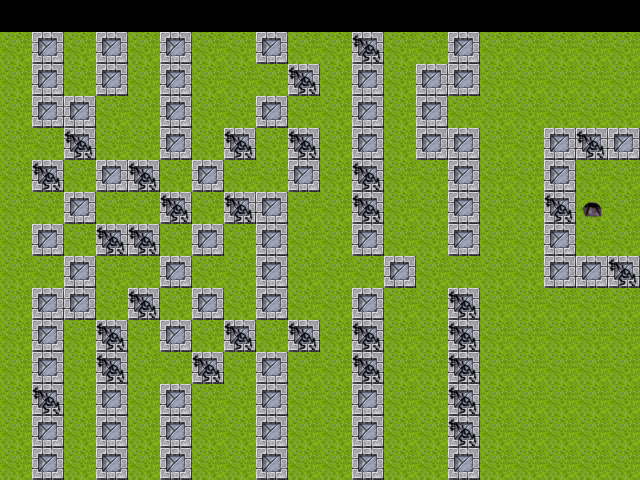

Below is a game level as drawn by its tile map, then a one-line description and the .tmx file that defines it, in full:
An orthogonal 20x15 tile map with 32x32 px tiles, 1 tile layer (Camada de Tiles 1).

<map version="1.0" orientation="orthogonal" width="20" height="15" tilewidth="32" tileheight="32">
 <tileset firstgid="1" name="tiles" tilewidth="32" tileheight="32">
  <image source="tiles.png" width="512" height="416" />
 </tileset>
 <layer name="Camada de Tiles 1" width="20" height="15">
  <data>
   <tile gid="0" />
   <tile gid="0" />
   <tile gid="0" />
   <tile gid="0" />
   <tile gid="0" />
   <tile gid="0" />
   <tile gid="0" />
   <tile gid="0" />
   <tile gid="0" />
   <tile gid="0" />
   <tile gid="0" />
   <tile gid="0" />
   <tile gid="0" />
   <tile gid="0" />
   <tile gid="0" />
   <tile gid="0" />
   <tile gid="0" />
   <tile gid="0" />
   <tile gid="0" />
   <tile gid="0" />
   <tile gid="195" />
   <tile gid="196" />
   <tile gid="195" />
   <tile gid="196" />
   <tile gid="195" />
   <tile gid="196" />
   <tile gid="195" />
   <tile gid="195" />
   <tile gid="196" />
   <tile gid="195" />
   <tile gid="195" />
   <tile gid="194" />
   <tile gid="195" />
   <tile gid="195" />
   <tile gid="196" />
   <tile gid="195" />
   <tile gid="195" />
   <tile gid="195" />
   <tile gid="195" />
   <tile gid="195" />
   <tile gid="195" />
   <tile gid="196" />
   <tile gid="195" />
   <tile gid="196" />
   <tile gid="195" />
   <tile gid="196" />
   <tile gid="195" />
   <tile gid="195" />
   <tile gid="195" />
   <tile gid="194" />
   <tile gid="195" />
   <tile gid="196" />
   <tile gid="195" />
   <tile gid="196" />
   <tile gid="196" />
   <tile gid="195" />
   <tile gid="195" />
   <tile gid="195" />
   <tile gid="195" />
   <tile gid="195" />
   <tile gid="195" />
   <tile gid="196" />
   <tile gid="196" />
   <tile gid="195" />
   <tile gid="195" />
   <tile gid="196" />
   <tile gid="195" />
   <tile gid="195" />
   <tile gid="196" />
   <tile gid="195" />
   <tile gid="195" />
   <tile gid="196" />
   <tile gid="195" />
   <tile gid="196" />
   <tile gid="195" />
   <tile gid="195" />
   <tile gid="195" />
   <tile gid="195" />
   <tile gid="195" />
   <tile gid="195" />
   <tile gid="195" />
   <tile gid="195" />
   <tile gid="194" />
   <tile gid="195" />
   <tile gid="195" />
   <tile gid="196" />
   <tile gid="195" />
   <tile gid="194" />
   <tile gid="195" />
   <tile gid="194" />
   <tile gid="195" />
   <tile gid="196" />
   <tile gid="195" />
   <tile gid="196" />
   <tile gid="196" />
   <tile gid="195" />
   <tile gid="195" />
   <tile gid="196" />
   <tile gid="194" />
   <tile gid="196" />
   <tile gid="195" />
   <tile gid="194" />
   <tile gid="195" />
   <tile gid="196" />
   <tile gid="194" />
   <tile gid="195" />
   <tile gid="196" />
   <tile gid="195" />
   <tile gid="195" />
   <tile gid="196" />
   <tile gid="195" />
   <tile gid="194" />
   <tile gid="195" />
   <tile gid="195" />
   <tile gid="196" />
   <tile gid="195" />
   <tile gid="195" />
   <tile gid="196" />
   <tile gid="195" />
   <tile gid="195" />
   <tile gid="195" />
   <tile gid="195" />
   <tile gid="196" />
   <tile gid="195" />
   <tile gid="195" />
   <tile gid="194" />
   <tile gid="195" />
   <tile gid="194" />
   <tile gid="196" />
   <tile gid="195" />
   <tile gid="195" />
   <tile gid="194" />
   <tile gid="195" />
   <tile gid="195" />
   <tile gid="196" />
   <tile gid="195" />
   <tile gid="195" />
   <tile gid="194" />
   <tile gid="193" />
   <tile gid="195" />
   <tile gid="195" />
   <tile gid="196" />
   <tile gid="195" />
   <tile gid="194" />
   <tile gid="194" />
   <tile gid="195" />
   <tile gid="196" />
   <tile gid="195" />
   <tile gid="196" />
   <tile gid="195" />
   <tile gid="195" />
   <tile gid="196" />
   <tile gid="195" />
   <tile gid="195" />
   <tile gid="196" />
   <tile gid="195" />
   <tile gid="195" />
   <tile gid="196" />
   <tile gid="195" />
   <tile gid="195" />
   <tile gid="195" />
   <tile gid="195" />
   <tile gid="196" />
   <tile gid="195" />
   <tile gid="195" />
   <tile gid="196" />
   <tile gid="195" />
   <tile gid="195" />
   <tile gid="196" />
   <tile gid="195" />
   <tile gid="195" />
   <tile gid="195" />
   <tile gid="196" />
   <tile gid="195" />
   <tile gid="195" />
   <tile gid="195" />
   <tile gid="195" />
   <tile gid="196" />
   <tile gid="196" />
   <tile gid="194" />
   <tile gid="195" />
   <tile gid="196" />
   <tile gid="196" />
   <tile gid="195" />
   <tile gid="194" />
   <tile gid="195" />
   <tile gid="196" />
   <tile gid="195" />
   <tile gid="196" />
   <tile gid="195" />
   <tile gid="195" />
   <tile gid="196" />
   <tile gid="195" />
   <tile gid="195" />
   <tile gid="194" />
   <tile gid="195" />
   <tile gid="195" />
   <tile gid="195" />
   <tile gid="195" />
   <tile gid="195" />
   <tile gid="195" />
   <tile gid="196" />
   <tile gid="195" />
   <tile gid="194" />
   <tile gid="195" />
   <tile gid="196" />
   <tile gid="195" />
   <tile gid="194" />
   <tile gid="195" />
   <tile gid="194" />
   <tile gid="195" />
   <tile gid="194" />
   <tile gid="195" />
   <tile gid="195" />
   <tile gid="194" />
   <tile gid="195" />
   <tile gid="195" />
   <tile gid="195" />
   <tile gid="195" />
   <tile gid="195" />
   <tile gid="195" />
   <tile gid="196" />
   <tile gid="195" />
   <tile gid="194" />
   <tile gid="195" />
   <tile gid="195" />
   <tile gid="194" />
   <tile gid="195" />
   <tile gid="196" />
   <tile gid="195" />
   <tile gid="195" />
   <tile gid="194" />
   <tile gid="195" />
   <tile gid="195" />
   <tile gid="194" />
   <tile gid="195" />
   <tile gid="195" />
   <tile gid="195" />
   <tile gid="195" />
   <tile gid="195" />
   <tile gid="195" />
   <tile gid="194" />
   <tile gid="195" />
   <tile gid="196" />
   <tile gid="195" />
   <tile gid="196" />
   <tile gid="195" />
   <tile gid="195" />
   <tile gid="196" />
   <tile gid="195" />
   <tile gid="195" />
   <tile gid="196" />
   <tile gid="195" />
   <tile gid="195" />
   <tile gid="194" />
   <tile gid="195" />
   <tile gid="195" />
   <tile gid="195" />
   <tile gid="195" />
   <tile gid="195" />
   <tile gid="195" />
   <tile gid="196" />
   <tile gid="195" />
   <tile gid="196" />
   <tile gid="195" />
   <tile gid="196" />
   <tile gid="195" />
   <tile gid="195" />
   <tile gid="196" />
   <tile gid="195" />
   <tile gid="195" />
   <tile gid="196" />
   <tile gid="195" />
   <tile gid="195" />
   <tile gid="194" />
   <tile gid="195" />
   <tile gid="195" />
   <tile gid="195" />
   <tile gid="195" />
   <tile gid="195" />
   <tile gid="195" />
   <tile gid="196" />
   <tile gid="195" />
   <tile gid="196" />
   <tile gid="195" />
   <tile gid="196" />
   <tile gid="195" />
   <tile gid="195" />
   <tile gid="196" />
   <tile gid="195" />
   <tile gid="195" />
   <tile gid="196" />
   <tile gid="195" />
   <tile gid="195" />
   <tile gid="196" />
   <tile gid="195" />
   <tile gid="195" />
   <tile gid="195" />
   <tile gid="195" />
   <tile gid="195" />
  </data>
 </layer>
</map>